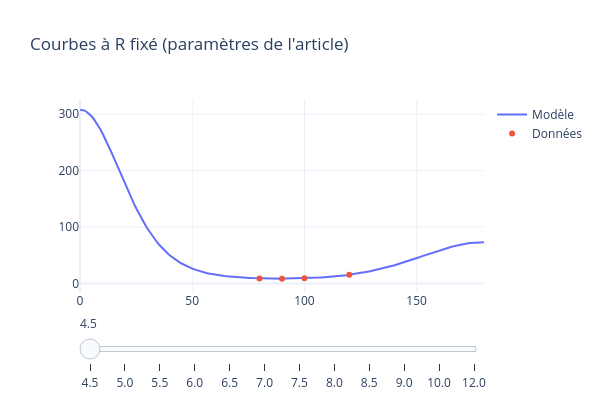
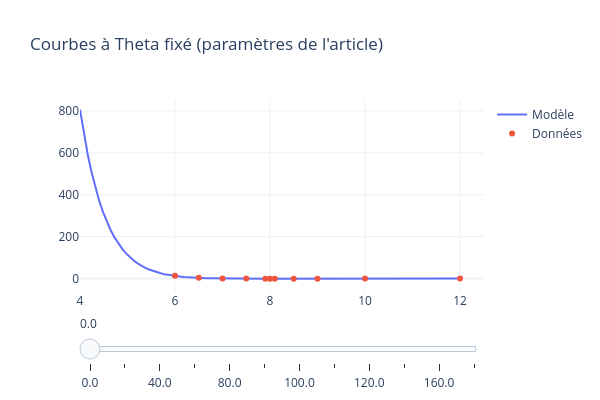

Source (notebook cell) for these figures, in order:
### Markdown cell above
### Affichage des résultats

### Code cell
R_vals = np.array([4.5,5.0,5.5,6.0,6.5,7.0,7.5,8.0,8.5,9.0,10.0,12.0])
x = np.linspace(0, 180, 180)
plot_interactif(V_opt, params_Ne, R_vals, x, Ne,
                fixed_col="R", x_col="Theta", y_col="Energy_mEh",
                title="Courbes à R fixé (paramètres de l'article)")
Theta_vals = np.array([0., 20., 40., 60., 80., 90., 100., 115., 120., 140., 160., 180.])
x_R = np.linspace(4, 12, 100)
plot_interactif(V_opt, params_Ne, Theta_vals, x_R, Ne,
                fixed_col="Theta", x_col="R", y_col="Energy_mEh",
                title="Courbes à Theta fixé (paramètres de l'article)",fixed_first=False)
